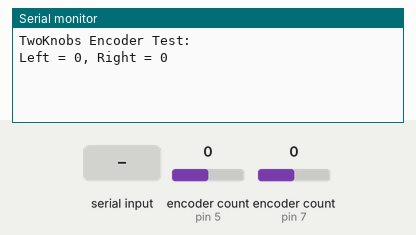
Recording of a sketch running on a simulated Arduino Uno, built with avr-gcc and run on an emulated ATmega328P. On the bench: the last lines printed to the serial monitor. The inputs (shaded band) are chosen by the test bench; at power-on: encoder count (sensors on pin 5, pin 7) 0.

Above: at 1.2 s.
1.3 s: "1" received over Serial
At 2.2 s:
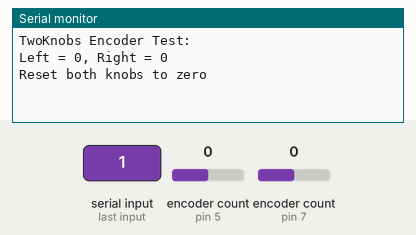
2.8 s: encoder count (sensor on pin 5) set to 1
At 3.3 s:
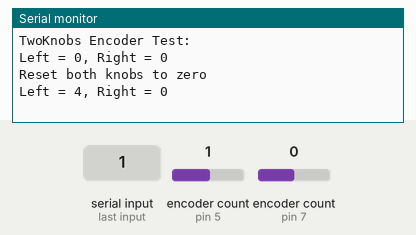
4.3 s: encoder count (sensor on pin 7) set to 1
At 5.5 s:
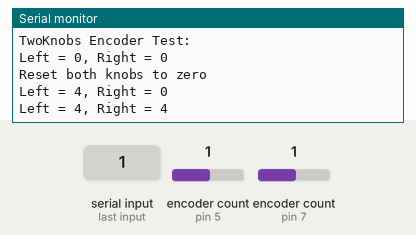
5.8 s: encoder count (sensor on pin 5) set to 2
At 6.8 s:
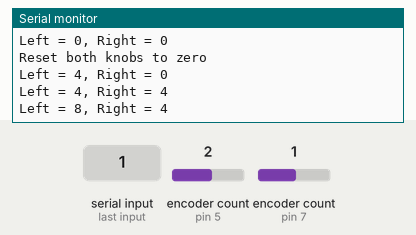
7.3 s: encoder count (sensor on pin 7) set to 2
At 7.9 s:
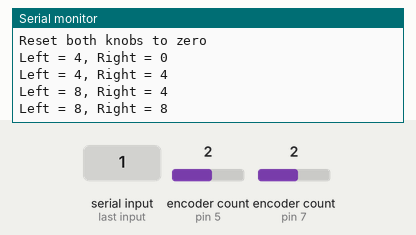
Timing chart, 0 to 9.8 s (numbered marks = the images above; inputs shaded):
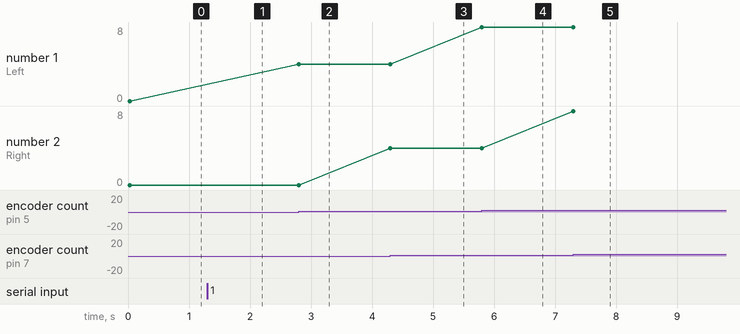

The sketch:

Encoder_input_test.ino
```cpp
#include <Encoder.h>

// Change these pin numbers to the pins connected to your encoder.
//   Best Performance: both pins have interrupt capability
//   Good Performance: only the first pin has interrupt capability
//   Low Performance:  neither pin has interrupt capability
Encoder knobLeft(5, 6);
Encoder knobRight(7, 8);
//   avoid using pins with LEDs attached

void setup() {
  Serial.begin(9600);
  Serial.println("TwoKnobs Encoder Test:");
}

long positionLeft  = -999;
long positionRight = -999;

void loop() {
  long newLeft, newRight;
  newLeft = knobLeft.read();
  newRight = knobRight.read();
  if (newLeft != positionLeft || newRight != positionRight) {
    Serial.print("Left = ");
    Serial.print(newLeft);
    Serial.print(", Right = ");
    Serial.print(newRight);
    Serial.println();
    positionLeft = newLeft;
    positionRight = newRight;
  }
  // if a character is sent from the serial monitor,
  // reset both back to zero.
  if (Serial.available()) {
    Serial.read();
    Serial.println("Reset both knobs to zero");
    knobLeft.write(0);
    knobRight.write(0);
  }
}
```

Measured:
- after the input at 1.3 s, the serial monitor: prints a new line at once (image 1)
- after the input at 2.8 s, the serial monitor: prints a new line at once (image 2)
- after the input at 4.3 s, the serial monitor: prints a new line at once (image 3)
- after the input at 5.8 s, the serial monitor: prints a new line at once (image 4)
- after the input at 7.3 s, the serial monitor: prints a new line at once (image 5)
- plotted number 1: 0 → 4 after the input at 2.8 s, 4 → 8 after the input at 5.8 s
